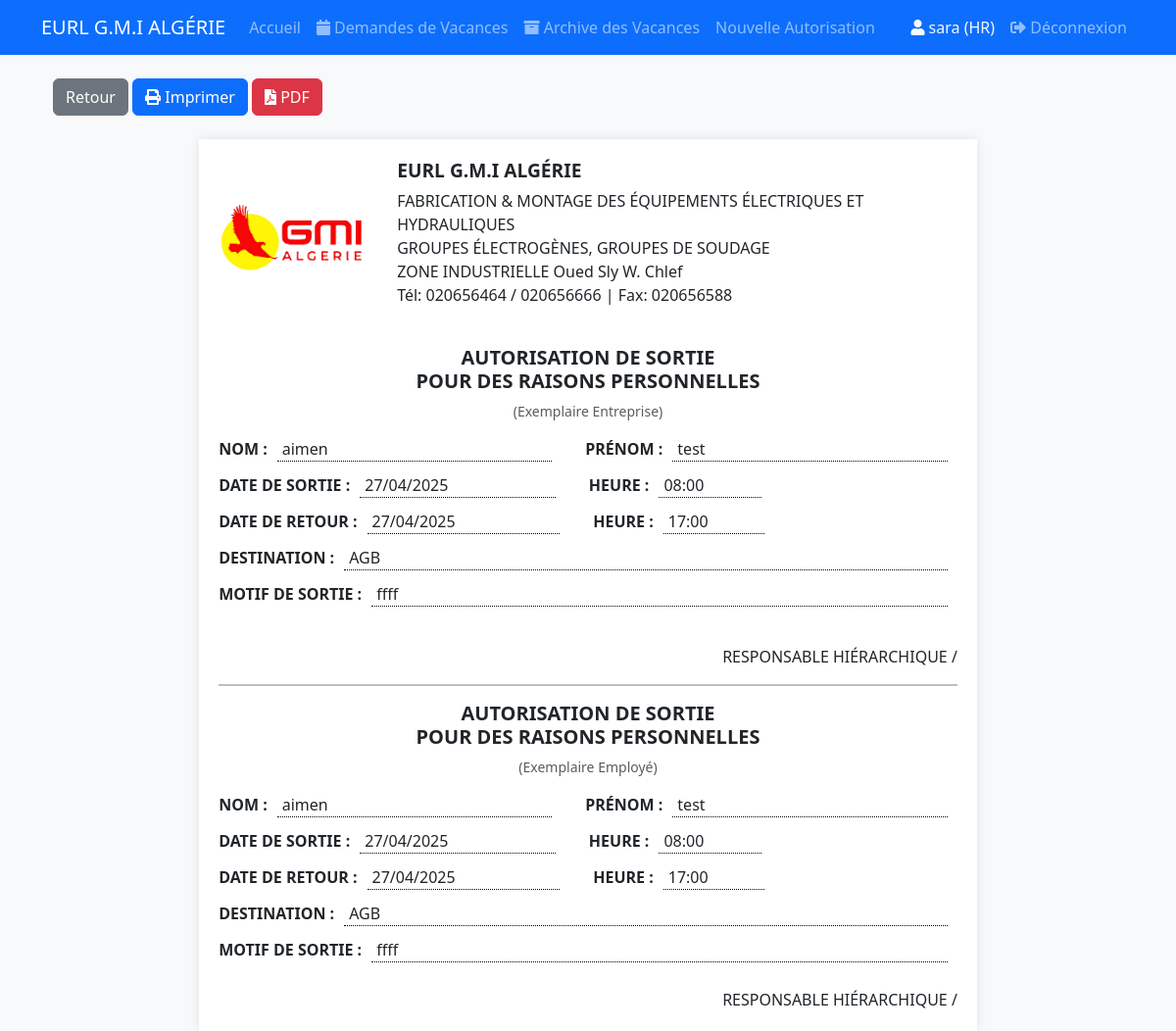
The page /autorisation/1 (signed in) on the database its author committed.
### app/models/user.py (models this page shows, shortened)
class User(UserMixin, db.Model):
    id = db.Column(db.Integer, primary_key=True)
    username = db.Column(db.String(80), unique=True, nullable=False)
    password_hash = db.Column(db.String(128))
    role = db.Column(db.String(20), nullable=False)  # 'HR' ou 'DG'

### app/models/autorisation.py (models this page shows, shortened)
class Autorisation(db.Model):
    id = db.Column(db.Integer, primary_key=True)
    nom = db.Column(db.String(100), nullable=False)
    prenom = db.Column(db.String(100), nullable=False)
    date_sortie = db.Column(db.Date, nullable=False)
    heure_sortie = db.Column(db.Time, nullable=False)
    date_retour = db.Column(db.Date, nullable=False)
    heure_retour = db.Column(db.Time, nullable=False)
    destination = db.Column(db.String(200), nullable=False)
    motif = db.Column(db.String(500), nullable=False)
    date_creation = db.Column(db.DateTime, default=datetime.utcnow)
    statut = db.Column(db.String(20), default='En attente')  # En attente, Approuvé, Refusé
    signature_responsable = db.Column(db.Boolean, default=False)
    createur = db.Column(db.String(80))  # Username of the creator
    signature_data = db.Column(db.Text, nullable=True)  # To store signature image data

### app/routes/main.py (the view)
@bp.route('/autorisation/<int:id>')
@login_required
def voir_autorisation(id):
    autorisation = Autorisation.query.get_or_404(id)
    return render_template('voir_autorisation.html', autorisation=autorisation, user_role=current_user.role)

### app/templates/voir_autorisation.html (shortened to what this page needs)
{% extends "base.html" %} {% block content %}
<div class="container mt-4">
  <div class="mb-4">
    <a href="{{ url_for('main.index') }}" class="btn btn-secondary">Retour</a>
    {% if current_user.is_authenticated %}  {% if current_user.role == 'HR' %}
    <button onclick="window.print()" class="btn btn-primary">
      <i class="fas fa-print"></i> Imprimer
    </button>
    <a
      href="{{ url_for('main.telecharger_pdf', id=autorisation.id) }}"
      class="btn btn-danger"
    >
      <i class="fas fa-file-pdf"></i> PDF
    </a>
    {% endif %} {% endif %}
  </div>
  <div class="print-section">
    <div class="header-section">
      <div class="header-content">
        <img
          src="{{ url_for('static', filename='images/gmi-logo.png') }}"
          alt="GMI Logo"
          class="company-logo"
        />
        <div class="header-text">
          <h4 class="company-name">EURL G.M.I ALGÉRIE</h4>
          <p class="mb-0">
            FABRICATION & MONTAGE DES ÉQUIPEMENTS ÉLECTRIQUES ET HYDRAULIQUES
          </p>
          <p class="mb-0">GROUPES ÉLECTROGÈNES, GROUPES DE SOUDAGE</p>
          <p class="mb-0">ZONE INDUSTRIELLE Oued Sly W. Chlef</p>
          <p class="mb-2">Tél: 020656464 / 020656666 | Fax: 020656588</p>
        </div>
      </div>
    </div>
    <div class="autorisation-section">
      <div class="text-center title-section">
        <h5 class="doc-title">
          AUTORISATION DE SORTIE<br />POUR DES RAISONS PERSONNELLES
        </h5>
        <p class="small text-muted">(Exemplaire Entreprise)</p>
      </div>
      <div class="content-section">
        <div class="field-row name-row">
          <span class="field-label">NOM : </span>
          <span class="field-value">{{ autorisation.nom }}</span>
          <span class="field-label ml-4">PRÉNOM : </span>
          <span class="field-value">{{ autorisation.prenom }}</span>
        </div>
        <div class="field-row date-row">
          <span class="field-label">DATE DE SORTIE : </span>
          <span class="field-value"
            >{{ autorisation.date_sortie.strftime('%d/%m/%Y') }}</span
          >
          <span class="field-label ml-4">HEURE : </span>
          <span class="field-value time"
            >{{ autorisation.heure_sortie.strftime('%H:%M') }}</span
          >
        </div>
        <div class="field-row date-row">
          <span class="field-label">DATE DE RETOUR : </span>
          <span class="field-value"
            >{{ autorisation.date_retour.strftime('%d/%m/%Y') }}</span
          >
          <span class="field-label ml-4">HEURE : </span>
          <span class="field-value time"
            >{{ autorisation.heure_retour.strftime('%H:%M') }}</span
          >
        </div>
        <div class="field-row full-row">
          <span class="field-label">DESTINATION : </span>
          <span class="field-value">{{ autorisation.destination }}</span>
        </div>
        <div class="field-row full-row">
          <span class="field-label">MOTIF DE SORTIE : </span>
          <span class="field-value">{{ autorisation.motif }}</span>
        </div>
      </div>
      <div class="signature-section">
        <div class="signature-box">
          <p>RESPONSABLE HIÉRARCHIQUE /</p>
        </div>
      </div>
    </div>
    <hr />
    <div class="autorisation-section">
      <div class="text-center title-section">
        <h5 class="doc-title">
          AUTORISATION DE SORTIE<br />POUR DES RAISONS PERSONNELLES
        </h5>
        <p class="small text-muted">(Exemplaire Employé)</p>
      </div>
      <div class="content-section">
        <div class="field-row name-row">
          <span class="field-label">NOM : </span>
          <span class="field-value">{{ autorisation.nom }}</span>
          <span class="field-label ml-4">PRÉNOM : </span>
          <span class="field-value">{{ autorisation.prenom }}</span>
        </div>
        <div class="field-row date-row">
          <span class="field-label">DATE DE SORTIE : </span>
          <span class="field-value"
            >{{ autorisation.date_sortie.strftime('%d/%m/%Y') }}</span
          >
          <span class="field-label ml-4">HEURE : </span>
          <span class="field-value time"
            >{{ autorisation.heure_sortie.strftime('%H:%M') }}</span
          >
        </div>
        <div class="field-row date-row">
          <span class="field-label">DATE DE RETOUR : </span>
          <span class="field-value"
            >{{ autorisation.date_retour.strftime('%d/%m/%Y') }}</span
          >
          <span class="field-label ml-4">HEURE : </span>
          <span class="field-value time"
            >{{ autorisation.heure_retour.strftime('%H:%M') }}</span
          >
        </div>
        <div class="field-row full-row">
          <span class="field-label">DESTINATION : </span>
          <span class="field-value">{{ autorisation.destination }}</span>
        </div>
        <div class="field-row full-row">
          <span class="field-label">MOTIF DE SORTIE : </span>
          <span class="field-value">{{ autorisation.motif }}</span>
        </div>
      </div>
      <div class="signature-section">
        <div class="signature-box">
          <p>RESPONSABLE HIÉRARCHIQUE /</p>
        </div>
      </div>
    </div>
  </div>
</div>
 {% endblock %}

### app/templates/base.html (shortened to what this page needs)
<!DOCTYPE html>
<html lang="fr">
  <head>
    <link
      href="https://cdn.jsdelivr.net/npm/bootstrap@5.3.0/dist/css/bootstrap.min.css"
      rel="stylesheet"
    />
    <link
      rel="stylesheet"
      href="{{ url_for('static', filename='css/style.css') }}"
    />
    <link
      href="https://cdnjs.cloudflare.com/ajax/libs/font-awesome/5.15.4/css/all.min.css"
      rel="stylesheet"
    />
  </head>
  <body>
    <nav class="navbar navbar-expand-lg navbar-dark bg-primary mb-4">
      <div class="container">
        <a class="navbar-brand" href="{{ url_for('main.index') }}"
          >EURL G.M.I ALGÉRIE</a
        >
        <div class="collapse navbar-collapse" id="navbarNav">
          <ul class="navbar-nav me-auto">
            <li class="nav-item">
              <a class="nav-link" href="{{ url_for('main.index') }}">Accueil</a>
            </li>
            {% if current_user.is_authenticated %}
            <li class="nav-item">
              <a
                class="nav-link"
                href="{{ url_for('vacances.liste_vacances') }}"
              >
                <i class="fas fa-calendar"></i> Demandes de Vacances
              </a>
            </li>
            <li class="nav-item">
              <a
                class="nav-link"
                href="{{ url_for('vacances.archive_vacances') }}"
              >
                <i class="fas fa-archive"></i> Archive des Vacances
              </a>
            </li>
            {% if current_user.role == 'HR' %}
            <li class="nav-item">
              <a
                class="nav-link"
                href="{{ url_for('main.nouvelle_autorisation') }}"
                >Nouvelle Autorisation</a
              >
            </li>
            {% endif %} {% endif %}
          </ul>
          {% if current_user.is_authenticated %}
          <div class="navbar-nav ms-auto">
            <span class="nav-item nav-link text-light"
              ><i class="fas fa-user"></i> {{ current_user.username }} ({{
              current_user.role }})</span
            >
            <a class="nav-item nav-link" href="{{ url_for('auth.logout') }}"
              ><i class="fas fa-sign-out-alt"></i> Déconnexion</a
            >
          </div>
          {% endif %}
        </div>
      </div>
    </nav>
    <div class="container">
       {% block content %}{% endblock %}
    </div>
  </body>
</html>

### app/static/css/style.css (style rules this page uses)
body { background-color: #f8f9fa; }
.print-section { max-width: 210mm; margin: 0 auto; background: white; padding: 20px; }
@media screen { .print-section { box-shadow: 0 0 10px rgba(0, 0, 0, 0.1); } }

### app/templates/voir_autorisation.html (style rules this page uses)
.print-section { max-width: 210mm; margin: 0 auto; padding: 20px; background: white; box-shadow: 0 0 10px rgba(0, 0, 0, 0.1); }
.header-section { margin-bottom: 2rem; text-align: center; }
.header-content { display: flex; align-items: center; justify-content: center; gap: 2rem; max-width: 800px; margin: 0 auto; }
.company-logo { max-width: 150px; height: auto; flex-shrink: 0; }
.header-text { flex: 1; text-align: left; }
.company-name { font-weight: bold; margin-bottom: 0.5rem; font-size: 1.2rem; }
.doc-title { font-weight: bold; margin: 0.5rem 0; }
hr { border: 1px solid #000; margin: 1rem 0; }
.field-row { margin: 12px 0; line-height: 1.5; display: flex; flex-wrap: wrap; align-items: baseline; }
.field-label { font-weight: bold; white-space: nowrap; }
.field-value { border-bottom: 1px dotted #000; flex: 1; margin: 0 10px; min-width: 100px; padding: 0 5px; }
.field-row.name-row .field-value { flex: 0.5; }
.field-row.date-row .field-value { flex: 0.4; }
.field-row.date-row .field-value.time { flex: 0.2; }
.field-row.full-row .field-value { flex: 1; }
.ml-4 { margin-left: 1.5rem; }
.signature-section { display: flex; justify-content: flex-end; margin-top: 20pt; }
.signature-box { text-align: right; min-width: 200px; }
.signature-box p { margin: 0; }

### rows shown on the page
User: username "sara", role "HR"
Autorisation: nom "aimen", prenom "test", date_sortie "27/04/2025", heure_sortie "08:00", date_retour "27/04/2025", heure_retour "17:00", destination "AGB", motif "ffff"
